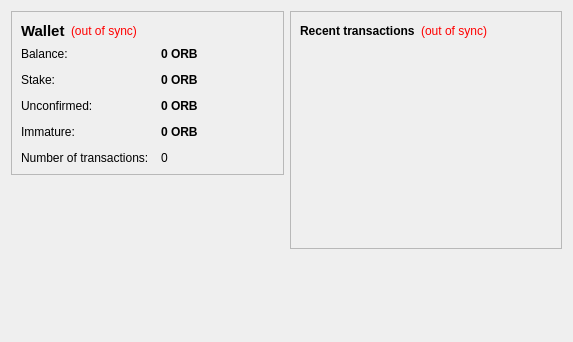
<?xml version="1.0" encoding="UTF-8"?>
<ui version="4.0">
 <class>OverviewPage</class>
 <widget class="QWidget" name="OverviewPage">
  <property name="geometry">
   <rect>
    <x>0</x>
    <y>0</y>
    <width>573</width>
    <height>342</height>
   </rect>
  </property>
  <property name="windowTitle">
   <string>Form</string>
  </property>
  <layout class="QHBoxLayout" name="horizontalLayout" stretch="1,1">
   <item>
    <layout class="QVBoxLayout" name="verticalLayout_2">
     <item>
      <widget class="QFrame" name="frame">
       <property name="frameShape">
        <enum>QFrame::StyledPanel</enum>
       </property>
       <property name="frameShadow">
        <enum>QFrame::Raised</enum>
       </property>
       <layout class="QVBoxLayout" name="verticalLayout_4">
        <item>
         <layout class="QHBoxLayout" name="horizontalLayout_4">
          <item>
           <widget class="QLabel" name="label_5">
            <property name="font">
             <font>
              <pointsize>11</pointsize>
              <weight>75</weight>
              <bold>true</bold>
             </font>
            </property>
            <property name="text">
             <string>Wallet</string>
            </property>
           </widget>
          </item>
          <item>
           <widget class="QLabel" name="labelWalletStatus">
            <property name="toolTip">
             <string>The displayed information may be out of date. Your wallet automatically synchronizes with the Orbitcoin network after a connection is established, but this process has not completed yet.</string>
            </property>
            <property name="styleSheet">
             <string notr="true">QLabel { color: red; }</string>
            </property>
            <property name="text">
             <string notr="true">(out of sync)</string>
            </property>
            <property name="alignment">
             <set>Qt::AlignLeading|Qt::AlignLeft|Qt::AlignVCenter</set>
            </property>
           </widget>
          </item>
          <item>
           <spacer name="horizontalSpacer_2">
            <property name="orientation">
             <enum>Qt::Horizontal</enum>
            </property>
            <property name="sizeHint" stdset="0">
             <size>
              <width>40</width>
              <height>20</height>
             </size>
            </property>
           </spacer>
          </item>
         </layout>
        </item>
        <item>
         <layout class="QFormLayout" name="formLayout_2">
          <property name="fieldGrowthPolicy">
           <enum>QFormLayout::AllNonFixedFieldsGrow</enum>
          </property>
          <property name="horizontalSpacing">
           <number>12</number>
          </property>
          <property name="verticalSpacing">
           <number>12</number>
          </property>
          <item row="0" column="0">
           <widget class="QLabel" name="label">
            <property name="text">
             <string>Balance:</string>
            </property>
           </widget>
          </item>
          <item row="0" column="1">
           <widget class="QLabel" name="labelBalance">
            <property name="font">
             <font>
              <weight>75</weight>
              <bold>true</bold>
             </font>
            </property>
            <property name="cursor">
             <cursorShape>IBeamCursor</cursorShape>
            </property>
            <property name="toolTip">
             <string>Your current balance</string>
            </property>
            <property name="text">
             <string notr="true">0 ORB</string>
            </property>
            <property name="textInteractionFlags">
             <set>Qt::LinksAccessibleByMouse|Qt::TextSelectableByKeyboard|Qt::TextSelectableByMouse</set>
            </property>
           </widget>
          </item>
          <item row="1" column="0">
           <widget class="QLabel" name="label_6">
            <property name="text">
             <string>Stake:</string>
            </property>
           </widget>
          </item>
          <item row="1" column="1">
           <widget class="QLabel" name="labelStake">
            <property name="font">
             <font>
              <weight>75</weight>
              <bold>true</bold>
             </font>
            </property>
            <property name="cursor">
             <cursorShape>IBeamCursor</cursorShape>
            </property>
            <property name="toolTip">
             <string>Total of coins that was staked, and do not yet count toward the current balance</string>
            </property>
            <property name="text">
             <string notr="true">0 ORB</string>
            </property>
            <property name="textInteractionFlags">
             <set>Qt::LinksAccessibleByMouse|Qt::TextSelectableByKeyboard|Qt::TextSelectableByMouse</set>
            </property>
           </widget>
          </item>
          <item row="2" column="0">
           <widget class="QLabel" name="label_3">
            <property name="text">
             <string>Unconfirmed:</string>
            </property>
           </widget>
          </item>
          <item row="2" column="1">
           <widget class="QLabel" name="labelUnconfirmed">
            <property name="font">
             <font>
              <weight>75</weight>
              <bold>true</bold>
             </font>
            </property>
            <property name="cursor">
             <cursorShape>IBeamCursor</cursorShape>
            </property>
            <property name="toolTip">
             <string>Total of transactions that have yet to be confirmed, and do not yet count toward the current balance</string>
            </property>
            <property name="text">
             <string notr="true">0 ORB</string>
            </property>
            <property name="textInteractionFlags">
             <set>Qt::LinksAccessibleByMouse|Qt::TextSelectableByKeyboard|Qt::TextSelectableByMouse</set>
            </property>
           </widget>
          </item>
          <item row="3" column="0">
           <widget class="QLabel" name="labelImmatureText">
            <property name="text">
             <string>Immature:</string>
            </property>
           </widget>
          </item>
          <item row="3" column="1">
           <widget class="QLabel" name="labelImmature">
            <property name="font">
             <font>
              <weight>75</weight>
              <bold>true</bold>
             </font>
            </property>
            <property name="toolTip">
             <string>Mined balance that has not yet matured</string>
            </property>
            <property name="text">
             <string notr="true">0 ORB</string>
            </property>
            <property name="textInteractionFlags">
             <set>Qt::LinksAccessibleByMouse|Qt::TextSelectableByKeyboard|Qt::TextSelectableByMouse</set>
            </property>
           </widget>
          </item>
          <item row="4" column="0">
           <widget class="QLabel" name="label_2">
            <property name="text">
             <string>Number of transactions:</string>
            </property>
           </widget>
          </item>
          <item row="4" column="1">
           <widget class="QLabel" name="labelNumTransactions">
            <property name="toolTip">
             <string>Total number of transactions in wallet</string>
            </property>
            <property name="text">
             <string notr="true">0</string>
            </property>
           </widget>
          </item>
         </layout>
        </item>
       </layout>
      </widget>
     </item>
     <item>
      <spacer name="verticalSpacer">
       <property name="orientation">
        <enum>Qt::Vertical</enum>
       </property>
       <property name="sizeHint" stdset="0">
        <size>
         <width>20</width>
         <height>40</height>
        </size>
       </property>
      </spacer>
     </item>
      <item>
      <widget class="QLabel" name="label_6">
       <property name="text">
        <string/>
       </property>
       <property name="pixmap">
        <pixmap resource="../bitcoin.qrc">:/images/backg</pixmap>
       </property>
       <property name="scaledContents">
        <bool>false</bool>
       </property>
       <property name="alignment">
        <set>Qt::AlignCenter</set>
       </property>
       <property name="margin">
        <number>-2</number>
       </property>
      </widget>
     </item>
    </layout>
   </item>
   <item>
    <layout class="QVBoxLayout" name="verticalLayout_3">
     <item>
      <widget class="QFrame" name="frame_2">
       <property name="frameShape">
        <enum>QFrame::StyledPanel</enum>
       </property>
       <property name="frameShadow">
        <enum>QFrame::Raised</enum>
       </property>
       <layout class="QVBoxLayout" name="verticalLayout">
        <item>
         <layout class="QHBoxLayout" name="horizontalLayout_2">
          <item>
           <widget class="QLabel" name="label_4">
            <property name="text">
             <string>&lt;b&gt;Recent transactions&lt;/b&gt;</string>
            </property>
           </widget>
          </item>
          <item>
           <widget class="QLabel" name="labelTransactionsStatus">
            <property name="toolTip">
             <string>The displayed information may be out of date. Your wallet automatically synchronizes with the Orbitcoin network after a connection is established, but this process has not completed yet.</string>
            </property>
            <property name="styleSheet">
             <string notr="true">QLabel { color: red; }</string>
            </property>
            <property name="text">
             <string notr="true">(out of sync)</string>
            </property>
            <property name="alignment">
             <set>Qt::AlignRight|Qt::AlignTrailing|Qt::AlignVCenter</set>
            </property>
           </widget>
          </item>
          <item>
           <spacer name="horizontalSpacer">
            <property name="orientation">
             <enum>Qt::Horizontal</enum>
            </property>
            <property name="sizeHint" stdset="0">
             <size>
              <width>40</width>
              <height>20</height>
             </size>
            </property>
           </spacer>
          </item>
         </layout>
        </item>
        <item>
         <widget class="QListView" name="listTransactions">
          <property name="styleSheet">
           <string notr="true">QListView { background: transparent; }</string>
          </property>
          <property name="frameShape">
           <enum>QFrame::NoFrame</enum>
          </property>
          <property name="verticalScrollBarPolicy">
           <enum>Qt::ScrollBarAlwaysOff</enum>
          </property>
          <property name="horizontalScrollBarPolicy">
           <enum>Qt::ScrollBarAlwaysOff</enum>
          </property>
          <property name="selectionMode">
           <enum>QAbstractItemView::NoSelection</enum>
          </property>
         </widget>
        </item>
       </layout>
      </widget>
     </item>
     <item>
      <spacer name="verticalSpacer_2">
       <property name="orientation">
        <enum>Qt::Vertical</enum>
       </property>
       <property name="sizeHint" stdset="0">
        <size>
         <width>20</width>
         <height>40</height>
        </size>
       </property>
      </spacer>
     </item>
    </layout>
   </item>
  </layout>
 </widget>
 <resources/>
 <connections/>
</ui>
